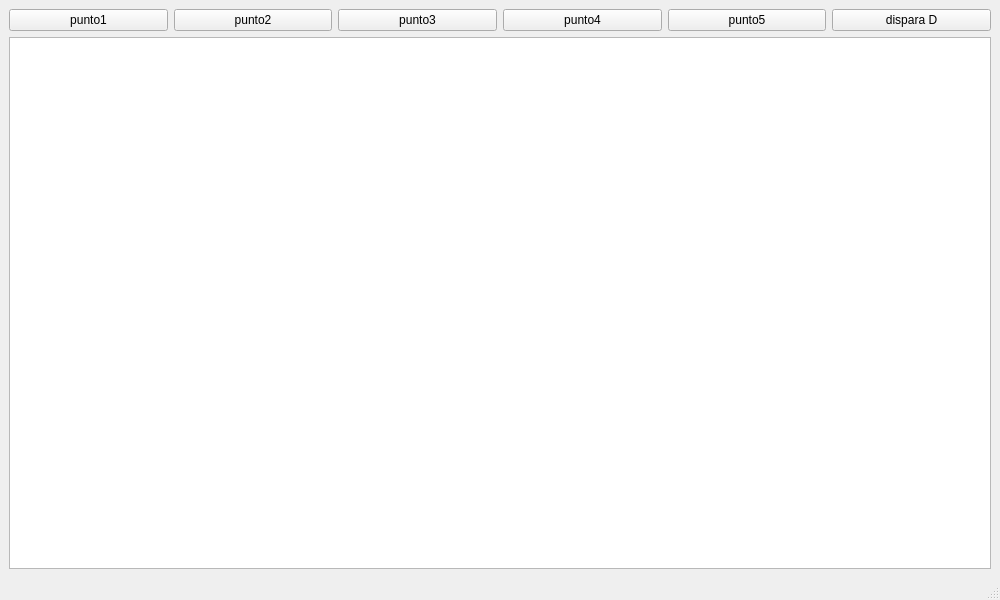
<?xml version="1.0" encoding="UTF-8"?>
<ui version="4.0">
 <class>MainWindow</class>
 <widget class="QMainWindow" name="MainWindow">
  <property name="geometry">
   <rect>
    <x>0</x>
    <y>0</y>
    <width>1000</width>
    <height>600</height>
   </rect>
  </property>
  <property name="minimumSize">
   <size>
    <width>1000</width>
    <height>600</height>
   </size>
  </property>
  <property name="maximumSize">
   <size>
    <width>1000</width>
    <height>600</height>
   </size>
  </property>
  <property name="baseSize">
   <size>
    <width>1000</width>
    <height>600</height>
   </size>
  </property>
  <property name="windowTitle">
   <string>MainWindow</string>
  </property>
  <widget class="QWidget" name="centralwidget">
   <layout class="QVBoxLayout" name="verticalLayout">
    <item>
     <layout class="QHBoxLayout" name="horizontalLayout">
      <item>
       <widget class="QPushButton" name="pushButton">
        <property name="text">
         <string>punto1</string>
        </property>
       </widget>
      </item>
      <item>
       <widget class="QPushButton" name="pushButton_2">
        <property name="text">
         <string>punto2</string>
        </property>
       </widget>
      </item>
      <item>
       <widget class="QPushButton" name="pushButton_3">
        <property name="text">
         <string>punto3</string>
        </property>
       </widget>
      </item>
      <item>
       <widget class="QPushButton" name="pushButton_4">
        <property name="text">
         <string>punto4</string>
        </property>
       </widget>
      </item>
      <item>
       <widget class="QPushButton" name="pushButton_5">
        <property name="text">
         <string>punto5</string>
        </property>
       </widget>
      </item>
      <item>
       <widget class="QPushButton" name="pushButton_6">
        <property name="text">
         <string>dispara D</string>
        </property>
       </widget>
      </item>
     </layout>
    </item>
    <item>
     <widget class="QGraphicsView" name="graphicsView"/>
    </item>
   </layout>
  </widget>
  <widget class="QMenuBar" name="menubar">
   <property name="geometry">
    <rect>
     <x>0</x>
     <y>0</y>
     <width>1000</width>
     <height>21</height>
    </rect>
   </property>
  </widget>
  <widget class="QStatusBar" name="statusbar"/>
 </widget>
 <resources/>
 <connections/>
</ui>
